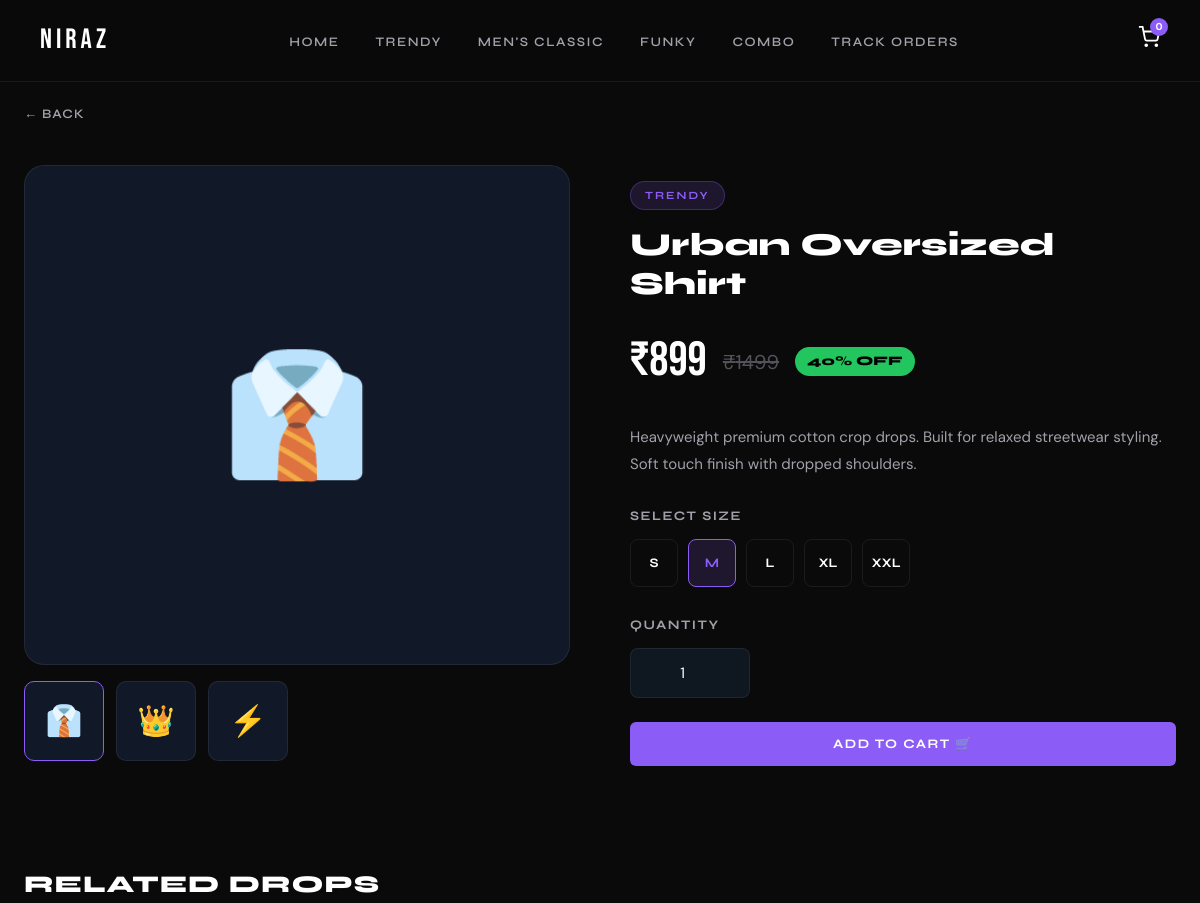
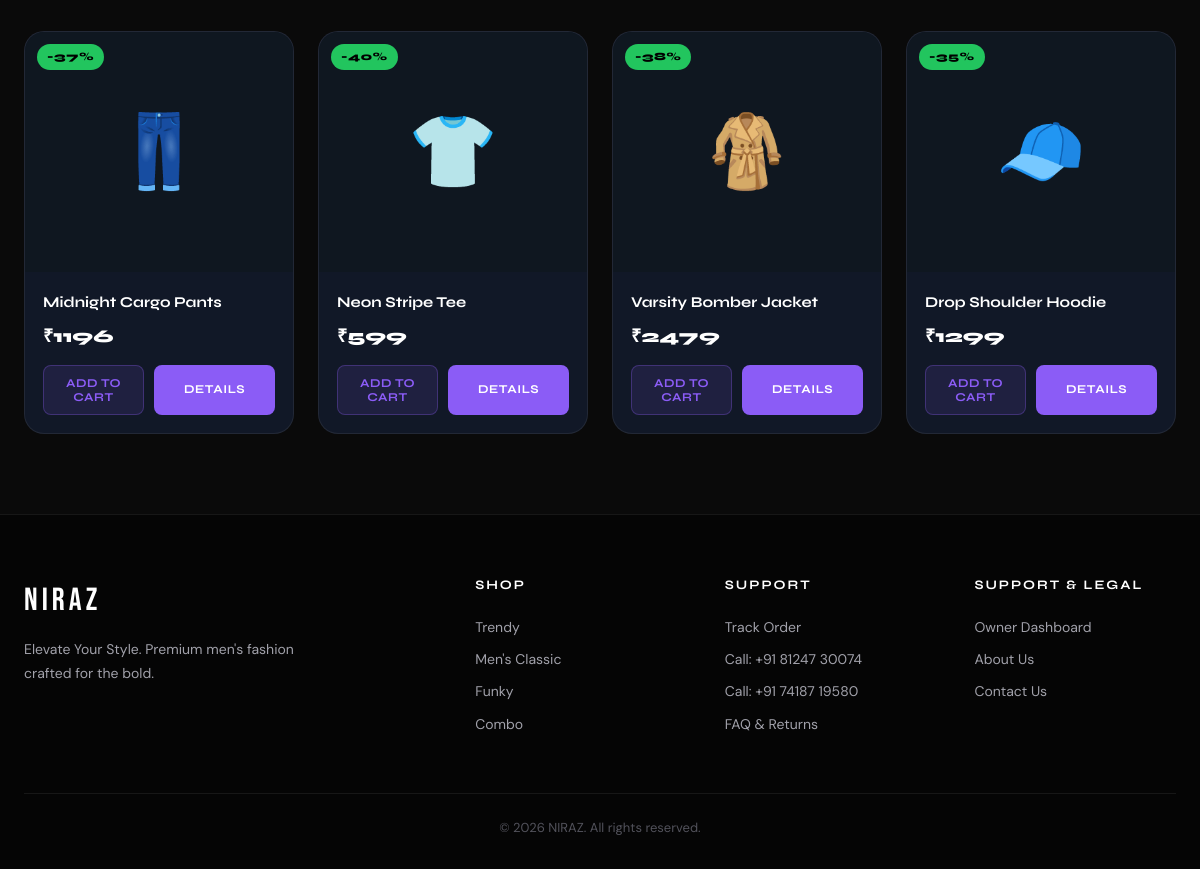
Page /products/product/urban-oversized-shirt/ on the committed database (2 pictures, top to bottom).
### products/models.py (models this page shows, shortened)
class Product(models.Model):
    category = models.ForeignKey(Category, related_name='products', on_delete=models.CASCADE)
    name = models.CharField(max_length=200)
    slug = models.SlugField(max_length=220, unique=True, blank=True)
    description = models.TextField()
    price = models.DecimalField(max_digits=10, decimal_places=2)  # Decimals are correct for database transactions
    discount_percent = models.PositiveIntegerField(default=0)  # E.g. 40
    stock = models.PositiveIntegerField(default=10)
    available = models.BooleanField(default=True)
    featured = models.BooleanField(default=False)
    is_new = models.BooleanField(default=False)
    created_at = models.DateTimeField(auto_now_add=True)
    updated_at = models.DateTimeField(auto_now=True)
    emoji = models.CharField(max_length=10, default="👔")
    @property
    def sale_price(self):
        if self.discount_percent > 0:
            discount_amount = (self.price * self.discount_percent) / 100
            return self.price - discount_amount
        return self.price
    @property
    def price_as_int(self):
        return int(self.price)
    @property
    def sale_price_as_int(self):
        return int(self.sale_price)

class Category(models.Model):
    name = models.CharField(max_length=100)
    slug = models.SlugField(max_length=120, unique=True, blank=True)
    description = models.TextField(blank=True, null=True)
    image = models.ImageField(upload_to='categories/', blank=True, null=True)  # Will auto-use Cloudinary if designated
    created_at = models.DateTimeField(auto_now_add=True)
    class Meta:
        verbose_name_plural = 'Categories'

### products/views.py (the view)
# urls.py: path('product/<slug:slug>/', views.product_detail, name='product_detail'),
def product_detail(request, slug):
    product = get_object_or_404(Product, slug=slug)
    related_products = Product.objects.filter(category=product.category, available=True).exclude(id=product.id)[:4]
    sizes = ["S", "M", "L", "XL", "XXL"]
    if product.category.slug in ['classic', 'combo']:
        sizes = ["M", "L", "XL", "XXL"]
    context = {
        'product': product,
        'related_products': related_products,
        'sizes': sizes,
    }
    return render(request, 'products/detail.html', context)

### cart/cart.py (called while the page is built)
    def __len__(self):
        return sum(item['quantity'] for item in self.cart.values())

### cart/context_processors.py (called while the page is built)
def cart(request):
    return {'cart': Cart(request)}

### templates/products/detail.html (shortened to what this page needs)
{% extends 'base.html' %}
{% load static %}
{% block content %}
<div class="product-detail section">
  <div class="container">
    <a href="javascript:history.back()" style="display:inline-flex;align-items:center;gap:8px;color:var(--gray);font-family:var(--font-head);font-size:13px;font-weight:600;letter-spacing:1px;text-transform:uppercase;margin-bottom:40px;transition:0.3s;text-decoration:none;" onmouseover="this.style.color='var(--purple)'" onmouseout="this.style.color='var(--gray)'">← Back</a>
    <div class="detail-grid">
      <div class="detail-images">
        <div class="main-image">
          {% if product.images.exists %}
            <img id="mainImgObj" src="{{ product.images.first.image.url }}" alt="{{ product.name }}" style="max-height: 80%; transform: scale(1.0); object-fit: contain;"/>
          {% else %}
            <span id="mainEmojiObj">{{ product.emoji }}</span>
          {% endif %}
        </div>
        <div class="thumb-row">
          {% if product.images.exists %}
            {% for img_obj in product.images.all %}
              <div class="thumb {% if forloop.first %}active{% endif %}" onclick="changeDetailImage('{{ img_obj.image.url }}', this)">
                <img src="{{ img_obj.image.url }}" alt="thumb" style="max-height:80%; object-fit:contain;"/>
              </div>
            {% endfor %}
          {% else %}
            <div class="thumb active" onclick="changeDetailEmoji('{{ product.emoji }}', this)">{{ product.emoji }}</div>
            <div class="thumb" onclick="changeDetailEmoji('👑', this)">👑</div>
            <div class="thumb" onclick="changeDetailEmoji('⚡', this)">⚡</div>
          {% endif %}
        </div>
      </div>
      <div class="detail-info">
        <div class="detail-tag">{{ product.category.name|upper }}</div>
        <h1 class="detail-name">{{ product.name }}</h1>
        <div class="detail-pricing">
          <span class="detail-price">₹{{ product.sale_price_as_int }}</span>
          {% if product.discount_percent > 0 %}
          <span class="detail-original">₹{{ product.price_as_int }}</span>
          <span class="detail-discount">{{ product.discount_percent }}% OFF</span>
          {% endif %}
        </div>
        <p class="detail-desc">{{ product.description }}</p>
        <form action="{% url 'cart:cart_add' product_id=product.id %}" method="post">
          <div class="size-label">Select Size</div>
          <div class="sizes">
            {% for size in sizes %}
              <button type="button" class="size-btn {% if size == 'M' %}selected{% endif %}" data-size="{{ size }}" onclick="selectSize('{{ size }}', this)">
                {{ size }}
              </button>
            {% endfor %}
          </div>
          <div class="form-group" style="max-width: 120px; margin-bottom: 24px;">
            <div class="size-label">Quantity</div>
            <input type="number" name="quantity" class="form-input" value="1" min="1" max="{{ product.stock }}" style="text-align: center;"/>
          </div>
          <div class="detail-actions">
            {% if product.stock > 0 %}
              <button type="submit" class="btn-primary" style="flex: 1; justify-content: center;">Add to Cart 🛒</button>
            {% else %}
              <button type="button" class="btn-ghost" style="flex: 1; justify-content: center; opacity: 0.5;" disabled>Out of Stock</button>
            {% endif %}
          </div>
        </form>
      </div>
    </div>
    {% if related_products %}
    <div style="margin-top: 100px;">
      <h3 style="font-family: var(--font-head); font-size: 24px; font-weight: 800; margin-bottom: 30px; letter-spacing: 1px;">RELATED DROPS</h3>
      <div class="products-grid">
        {% for p in related_products %}
          <div class="product-card" data-id="{{ p.id }}">
            <div class="product-img-wrap" style="cursor: pointer;" onclick="window.location.href='{% url 'products:product_detail' slug=p.slug %}'">
              <div class="product-emoji">{{ p.emoji }}</div>
              {% if p.discount_percent > 0 %}
              <div class="discount-badge">-{{ p.discount_percent }}%</div>
              {% endif %}
            </div>
            <div class="product-info">
              <div class="product-name" style="cursor: pointer;" onclick="window.location.href='{% url 'products:product_detail' slug=p.slug %}'">{{ p.name }}</div>
              <div class="product-pricing">
                <span class="product-price">₹{{ p.sale_price_as_int }}</span>
              </div>
              <div class="product-actions">
                <form action="{% url 'cart:cart_add' product_id=p.id %}" method="post" style="flex:1;">
                  <button type="submit" class="btn-cart" style="width:100%;">Add to Cart</button>
                </form>
                <a href="{% url 'products:product_detail' slug=p.slug %}" class="btn-buy" style="display:inline-flex;align-items:center;justify-content:center;text-decoration:none;">Details</a>
              </div>
            </div>
          </div>
        {% endfor %}
      </div>
    </div>
    {% endif %}
  </div>
</div>
{% endblock %}

### rows in the picture
Product: emoji "👔", category.name "TRENDY", name "Urban Oversized Shirt", sale_price_as_int "899", price_as_int "1499", discount_percent "40", description "Heavyweight premium cotton crop drops. Built for relaxed streetwear styling. Soft touch finish with dropped shoulders."
Product: emoji "👖", discount_percent "37", name "Midnight Cargo Pants", sale_price_as_int "1196"
Product: emoji "👕", discount_percent "40", name "Neon Stripe Tee", sale_price_as_int "599"
Product: emoji "🧥", discount_percent "38", name "Varsity Bomber Jacket", sale_price_as_int "2479"
Product: emoji "🧢", discount_percent "35", name "Drop Shoulder Hoodie", sale_price_as_int "1299"

### other values in the picture
{{ cart|length|default:"0" }} "0"
{{ size }} "S" "M" "L" "XL" "XXL"
